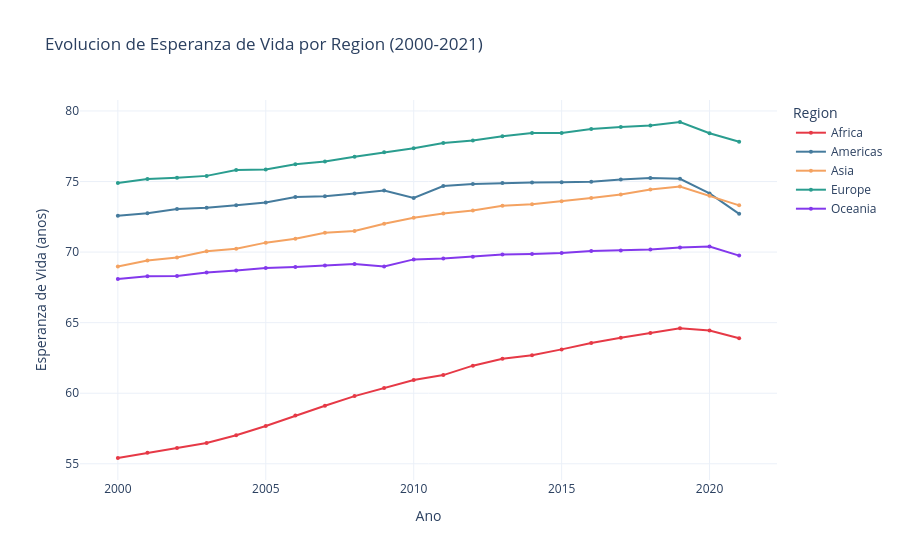

Notebook code cell kept with this figure:
### Markdown cell above
---
## 3. Evolucion Temporal 2000–2021

### Code cell
ev_region = (
    df[df['region'] != 'Otro']
    .groupby(['anio', 'region'])['esperanza_vida']
    .mean()
    .reset_index()
)

fig = px.line(
    ev_region,
    x='anio',
    y='esperanza_vida',
    color='region',
    color_discrete_map=COLORES_REGION,
    markers=True,
    title='Evolucion de Esperanza de Vida por Region (2000-2021)',
    labels={'esperanza_vida': 'Esperanza de Vida (anos)', 'anio': 'Ano', 'region': 'Region'},
    template=TEMPLATE
)
fig.update_traces(marker=dict(size=4))
fig.show()

### Figure 1 — Plotly figure (JSON) as saved in the notebook; plotly's stock layout.template omitted (floating-point values rounded to 4 significant figures)
{"data": [{"hovertemplate": "Region=Africa<br>Ano=%{x}<br>Esperanza de Vida (anos)=%{y}<extra></extra>", "legendgroup": "Africa", "line": {"color": "#E63946", "dash": "solid"}, "marker": {"size": 4, "symbol": "circle"}, "mode": "lines+markers", "name": "Africa", "orientation": "v", "showlegend": true, "type": "scatter", "x": [2000, 2001, 2002, 2003, 2004, 2005, 2006, 2007, 2008, 2009, 2010, 2011, 2012, 2013, 2014, 2015, 2016, 2017, 2018, 2019, 2020, 2021], "xaxis": "x", "y": [55.41, 55.79, 56.12, 56.48, 57.02, 57.68, 58.41, 59.12, 59.8, 60.38, 60.94, 61.29, 61.95, 62.44, 62.68, 63.11, 63.56, 63.94, 64.27, 64.6, 64.44, 63.89], "yaxis": "y"}, {"hovertemplate": "Region=Americas<br>Ano=%{x}<br>Esperanza de Vida (anos)=%{y}<extra></extra>", "legendgroup": "Americas", "line": {"color": "#457B9D", "dash": "solid"}, "marker": {"size": 4, "symbol": "circle"}, "mode": "lines+markers", "name": "Americas", "orientation": "v", "showlegend": true, "type": "scatter", "x": [2000, 2001, 2002, 2003, 2004, 2005, 2006, 2007, 2008, 2009, 2010, 2011, 2012, 2013, 2014, 2015, 2016, 2017, 2018, 2019, 2020, 2021], "xaxis": "x", "y": [72.58, 72.75, 73.05, 73.14, 73.33, 73.51, 73.91, 73.96, 74.15, 74.36, 73.83, 74.68, 74.83, 74.89, 74.92, 74.96, 74.98, 75.14, 75.25, 75.19, 74.15, 72.71], "yaxis": "y"}, {"hovertemplate": "Region=Asia<br>Ano=%{x}<br>Esperanza de Vida (anos)=%{y}<extra></extra>", "legendgroup": "Asia", "line": {"color": "#F4A261", "dash": "solid"}, "marker": {"size": 4, "symbol": "circle"}, "mode": "lines+markers", "name": "Asia", "orientation": "v", "showlegend": true, "type": "scatter", "x": [2000, 2001, 2002, 2003, 2004, 2005, 2006, 2007, 2008, 2009, 2010, 2011, 2012, 2013, 2014, 2015, 2016, 2017, 2018, 2019, 2020, 2021], "xaxis": "x", "y": [68.97, 69.41, 69.62, 70.06, 70.24, 70.67, 70.95, 71.37, 71.49, 72.01, 72.43, 72.74, 72.94, 73.29, 73.39, 73.6, 73.84, 74.08, 74.43, 74.65, 74.0, 73.31], "yaxis": "y"}, {"hovertemplate": "Region=Europe<br>Ano=%{x}<br>Esperanza de Vida (anos)=%{y}<extra></extra>", "legendgroup": "Europe", "line": {"color": "#2A9D8F", "dash": "solid"}, "marker": {"size": 4, "symbol": "circle"}, "mode": "lines+markers", "name": "Europe", "orientation": "v", "showlegend": true, "type": "scatter", "x": [2000, 2001, 2002, 2003, 2004, 2005, 2006, 2007, 2008, 2009, 2010, 2011, 2012, 2013, 2014, 2015, 2016, 2017, 2018, 2019, 2020, 2021], "xaxis": "x", "y": [74.89, 75.18, 75.27, 75.4, 75.81, 75.86, 76.23, 76.41, 76.76, 77.07, 77.36, 77.73, 77.9, 78.21, 78.44, 78.44, 78.72, 78.86, 78.97, 79.22, 78.42, 77.82], "yaxis": "y"}, {"hovertemplate": "Region=Oceania<br>Ano=%{x}<br>Esperanza de Vida (anos)=%{y}<extra></extra>", "legendgroup": "Oceania", "line": {"color": "#8338EC", "dash": "solid"}, "marker": {"size": 4, "symbol": "circle"}, "mode": "lines+markers", "name": "Oceania", "orientation": "v", "showlegend": true, "type": "scatter", "x": [2000, 2001, 2002, 2003, 2004, 2005, 2006, 2007, 2008, 2009, 2010, 2011, 2012, 2013, 2014, 2015, 2016, 2017, 2018, 2019, 2020, 2021], "xaxis": "x", "y": [68.09, 68.28, 68.3, 68.55, 68.69, 68.86, 68.95, 69.06, 69.16, 68.98, 69.48, 69.54, 69.68, 69.82, 69.86, 69.94, 70.08, 70.12, 70.18, 70.33, 70.39, 69.75], "yaxis": "y"}], "layout": {"legend": {"title": {"text": "Region"}, "tracegroupgap": 0}, "title": {"text": "Evolucion de Esperanza de Vida por Region (2000-2021)"}, "xaxis": {"anchor": "y", "domain": [0.0, 1.0], "title": {"text": "Ano"}}, "yaxis": {"anchor": "x", "domain": [0.0, 1.0], "title": {"text": "Esperanza de Vida (anos)"}}}}
